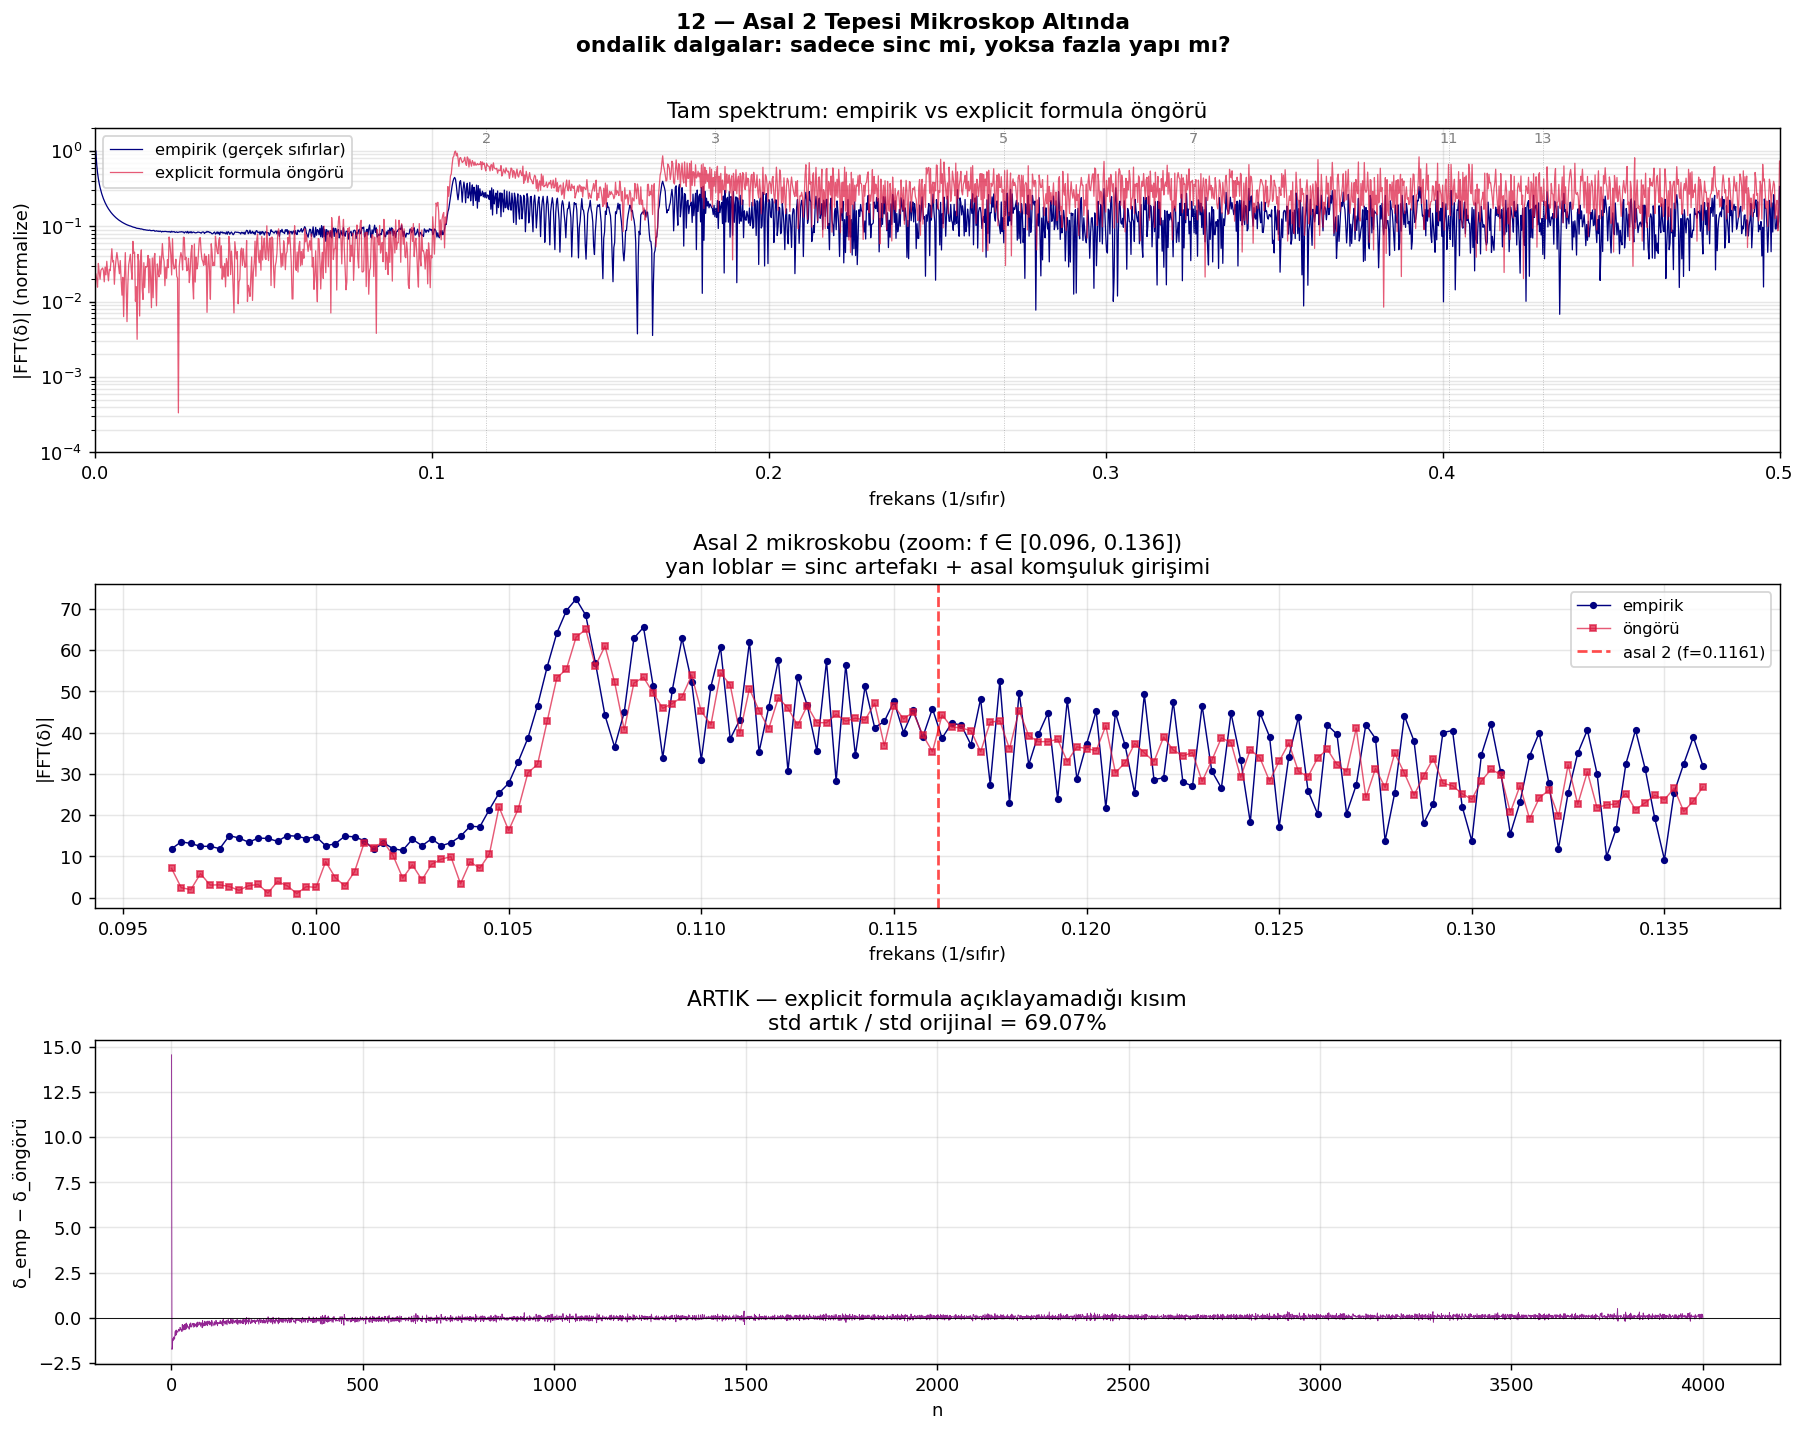

Reproduce this figure in Python.
"""
12 — Tek Asal Tepesini Mikroskopla İncele
=============================================

Soru: Asal 2 tepesinin etrafındaki ondalik dalga deseni
  (a) sadece sonlu-pencere artefakı (sinc/Dirichlet zarfı) mi?
  (b) yoksa fazla bilgi (asal komşulukları, ikiz asallar) mı taşıyor?

Test: explicit formula öngörüsünü TAM olarak hesapla, empirik sapma ile karşılaştır.
Eğer ikisi mükemmel uyuşuyorsa → sadece sinc + girişim.
Eğer fark varsa → asal-üstü bir yapı (örn. asal korelasyonları).
"""

import numpy as np
import matplotlib.pyplot as plt
from pathlib import Path
from scipy.fft import rfft, rfftfreq

ROOT = Path(__file__).resolve().parent.parent
gamma = np.loadtxt(ROOT / "zeros_100k.txt")

# Berry-Keating öngörü
def t_of_n_BK_vec(n_arr):
    t = np.maximum(2*np.pi * n_arr / np.maximum(np.log(n_arr+2), 1), 1.0)
    for _ in range(60):
        F = (t/(2*np.pi))*np.log(t/(2*np.pi*np.e)) + 7/8 - n_arr
        Fp = np.log(t/(2*np.pi*np.e))/(2*np.pi) + 1/(2*np.pi)
        t = t - F/Fp
        t = np.maximum(t, 1.0)
    return t

# ============================================================
# Empirik sapma
# ============================================================
N_use = 4000
n_arr = np.arange(1, N_use+1)
t_pred_BK = t_of_n_BK_vec(n_arr)
gamma_use = gamma[:N_use]
delta_emp = gamma_use - t_pred_BK

# ============================================================
# Explicit formula öngörüsü — δ_n^pred
# ============================================================
def primes_upto(N):
    s = np.ones(N+1, bool); s[:2] = False
    for i in range(2, int(N**0.5)+1):
        if s[i]: s[i*i::i] = False
    return np.flatnonzero(s)

P = primes_upto(200)   # bütün ilgili asallar
print(f"Asal sayısı: {len(P)}")

delta_pred = np.zeros(N_use)
for i, gn in enumerate(gamma_use):
    log_factor = np.log(gn / (2*np.pi))
    s = 0.0
    for p in P:
        log_p = np.log(p)
        for k in [1, 2, 3]:
            pk = p**k
            if pk > 1000: break
            s += np.sin(gn * k * log_p) / (k * np.sqrt(pk))
    delta_pred[i] = (2.0 / log_factor) * s

# Karşılaştırma
print(f"\nEmpirik δ:  mean = {delta_emp.mean():+.4f}, std = {delta_emp.std():.4f}")
print(f"Öngörü δ:    mean = {delta_pred.mean():+.4f}, std = {delta_pred.std():.4f}")
print(f"Korelasyon:  {np.corrcoef(delta_emp, delta_pred)[0,1]:.6f}")
print(f"Fark        std: {(delta_emp - delta_pred).std():.4f}")
print(f"Fark/orijinal: {(delta_emp - delta_pred).std() / delta_emp.std():.3%}")

# ============================================================
# FFT — empirik ve öngörü
# ============================================================
fft_emp = np.abs(rfft(delta_emp - delta_emp.mean()))
fft_pred = np.abs(rfft(delta_pred - delta_pred.mean()))
freqs = rfftfreq(N_use, d=1.0)

# Asal 2'nin tahmini frekansı
t_bar = gamma_use.mean()
log_factor_bar = np.log(t_bar / (2*np.pi))
f_prime2 = np.log(2) / log_factor_bar
print(f"\nAsal 2'nin merkez frekansı: {f_prime2:.5f}")

# ============================================================
# Plot — 3 panel
# ============================================================
fig, axes = plt.subplots(3, 1, figsize=(14, 11))

# (1) Tam spektrum karşılaştırma
ax = axes[0]
ax.semilogy(freqs[1:], fft_emp[1:] / fft_emp[1:].max(),
            color="navy", lw=0.7, label="empirik (gerçek sıfırlar)")
ax.semilogy(freqs[1:], fft_pred[1:] / fft_pred[1:].max(),
            color="crimson", lw=0.7, alpha=0.7, label="explicit formula öngörü")
for p in [2,3,5,7,11,13]:
    f = np.log(p) / log_factor_bar
    ax.axvline(f, color="grey", lw=0.5, ls=":", alpha=0.5)
    ax.text(f, 1.3, str(p), ha="center", fontsize=8, color="grey")
ax.set_xlim(0, 0.5)
ax.set_ylim(1e-4, 2)
ax.set_xlabel("frekans (1/sıfır)")
ax.set_ylabel("|FFT(δ)| (normalize)")
ax.set_title("Tam spektrum: empirik vs explicit formula öngörü")
ax.legend(fontsize=9)
ax.grid(alpha=0.3, which="both")

# (2) Asal 2 mikroskobu
ax = axes[1]
f_lo, f_hi = f_prime2 - 0.02, f_prime2 + 0.02
mask = (freqs > f_lo) & (freqs < f_hi)
ax.plot(freqs[mask], fft_emp[mask], "o-", color="navy", ms=3, lw=0.8,
        label="empirik")
ax.plot(freqs[mask], fft_pred[mask], "s-", color="crimson", ms=3, lw=0.8,
        alpha=0.7, label="öngörü")
ax.axvline(f_prime2, color="red", lw=1.5, ls="--", alpha=0.7, label=f"asal 2 (f={f_prime2:.4f})")
# Diğer asallar bu pencerede var mı
for p in [3,5,7,11,13]:
    f = np.log(p) / log_factor_bar
    if f_lo < f < f_hi:
        ax.axvline(f, color="orange", lw=1, ls=":", alpha=0.7)
        ax.text(f, ax.get_ylim()[1]*0.9, str(p), fontsize=8, color="orange")
ax.set_xlabel("frekans (1/sıfır)")
ax.set_ylabel("|FFT(δ)|")
ax.set_title(f"Asal 2 mikroskobu (zoom: f ∈ [{f_lo:.3f}, {f_hi:.3f}])\n"
             "yan loblar = sinc artefakı + asal komşuluk girişimi")
ax.legend(fontsize=9)
ax.grid(alpha=0.3)

# (3) ARTIK: empirik - öngörü
ax = axes[2]
residual = (delta_emp - delta_emp.mean()) - (delta_pred - delta_pred.mean())
ax.plot(n_arr, residual, color="purple", lw=0.5, alpha=0.85)
ax.axhline(0, color="black", lw=0.5)
ax.set_xlabel("n")
ax.set_ylabel(r"δ_emp − δ_öngörü")
ax.set_title(f"ARTIK — explicit formula açıklayamadığı kısım\n"
             f"std artık / std orijinal = {residual.std()/delta_emp.std():.2%}")
ax.grid(alpha=0.3)

plt.suptitle("12 — Asal 2 Tepesi Mikroskop Altında\n"
             "ondalik dalgalar: sadece sinc mi, yoksa fazla yapı mı?",
             fontsize=12, fontweight="bold", y=0.998)
plt.tight_layout()

out = Path(__file__).parent / "12_mikroskop.png"
plt.savefig(out, dpi=130, bbox_inches="tight")
print(f"\nKaydedildi: {out}")

# ============================================================
# Artığın yapısı — Fourier'ini de al
# ============================================================
res_fft = np.abs(rfft(residual - residual.mean()))
top_k = np.argsort(res_fft)[-10:][::-1]
print(f"\nARTIK sinyalin en güçlü Fourier frekansları (varsa yapı belirtir):")
for k in top_k:
    if freqs[k] < 1e-3: continue
    print(f"  freq = {freqs[k]:.4f}, periyot = {1/freqs[k]:.2f} sıfır, "
          f"amplitüd = {res_fft[k]:.3f}")
